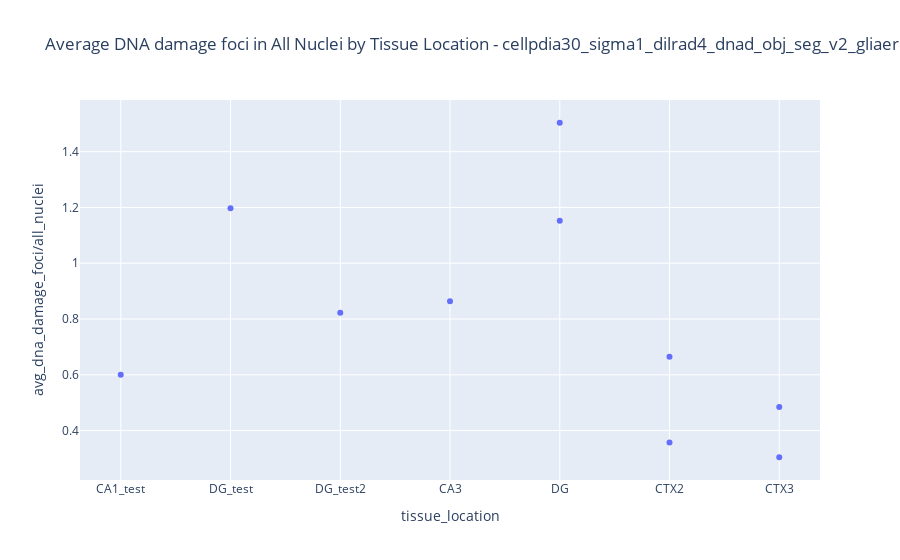

Notebook source saved alongside this figure:
### Code cell
# Create the plot
fig = px.scatter(df, x='tissue_location', y='avg_dna_damage_foci/all_nuclei',
                 hover_data=['staining_id'], title=f"Average DNA damage foci in All Nuclei by Tissue Location - {title}")

# Show the plot
fig.show()

### Figure 1 — Plotly figure (JSON) as saved in the notebook; plotly's stock layout.template omitted (floating-point values rounded to 4 significant figures)
{"data": [{"customdata": [[20], [20], [21], [33], [33], [43], [45], [45], [58], [58]], "hovertemplate": "tissue_location=%{x}<br>avg_dna_damage_foci/all_nuclei=%{y}<br>staining_id=%{customdata[0]}<extra></extra>", "legendgroup": "", "marker": {"color": "#636efa", "symbol": "circle"}, "mode": "markers", "name": "", "orientation": "v", "showlegend": false, "type": "scatter", "x": ["CA1_test", "DG_test", "DG_test2", "CA3", "DG", "CTX2", "CTX3", "DG", "CTX2", "CTX3"], "xaxis": "x", "y": [0.6, 1.197, 0.8229, 0.8634, 1.152, 0.3575, 0.3043, 1.504, 0.6649, 0.4844], "yaxis": "y"}], "layout": {"legend": {"tracegroupgap": 0}, "title": {"text": "Average DNA damage foci in All Nuclei by Tissue Location - cellpdia30_sigma1_dilrad4_dnad_obj_seg_v2_gliaero6_gliathr20_dnadero2"}, "xaxis": {"anchor": "y", "domain": [0, 1], "title": {"text": "tissue_location"}}, "yaxis": {"anchor": "x", "domain": [0, 1], "title": {"text": "avg_dna_damage_foci/all_nuclei"}}}}
